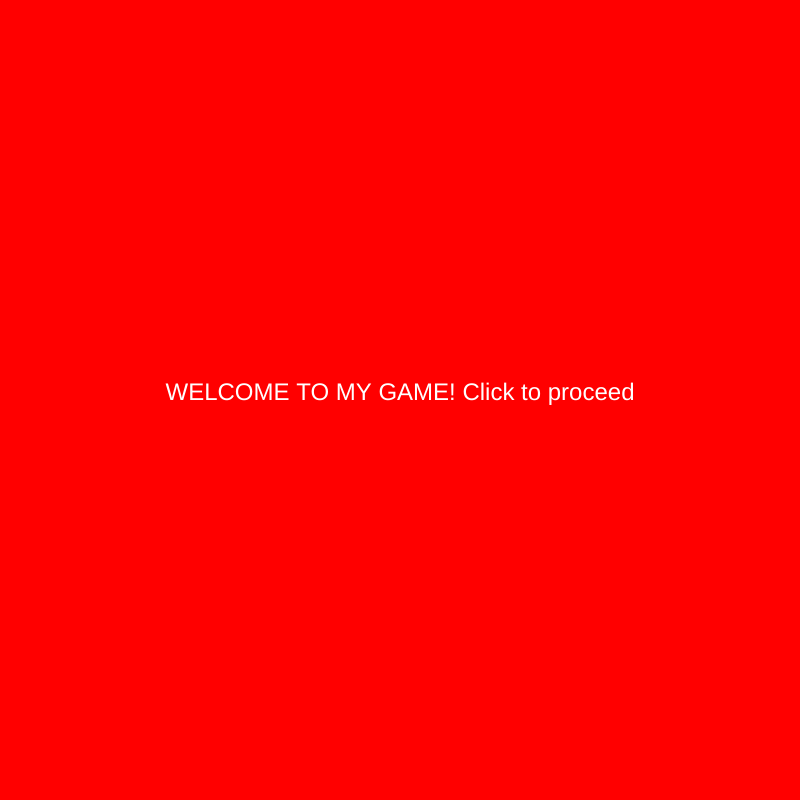
Frame 1 (no input)
Frame 60 (no input): identical to frame 1, image omitted
Frame 120 (the mouse pressed at the canvas centre since frame 60): identical to frame 1, image omitted

The p5.js sketch that drew this single still picture (run headless with seeded random() and noise() and a simulated clock; from frame 60 on, the mouse is pressed at the canvas centre):

// p5.js sketch
// ── sketch.js
var cars = [];
var frogPos;
var myState = 0;
var maxCars = 5;
var maxTimer = 12*60 ;
var timer = maxTimer ;


function setup() {
  createCanvas(800, 800);

//spawn cars
  for (var i = 0; i < maxCars; i++) {
    cars.push(new Car());
  }

  frogPos = createVector(400, height - 100);

  textAlign(CENTER);

}

function draw() {

  switch (myState) {

    case 0: // menu
      background('red');
      fill('white');
      textSize(24);
      text("WELCOME TO MY GAME! Click to proceed", width / 2, height / 2);

      break;

    case 1: // game state
      game();

      timer = timer - 1;
      if (timer <= 0) {
        timer = maxTimer;
        myState = 3;
      }
      break;

    case 2: // win state
      background('orange');
      text("LET'S GOOOO, YOU WON!", width / 2, height / 2);
      break;

    case 3: // lose
      background('purple');
      text("DANG! YOU LOST, SALTY. IT'S OKAY.", width / 2, height / 2);
      break;

  }




}

function mouseReleased() {
  switch (myState) {
    case 0:
      myState = 1;
      break;

    case 2: // they won!
    // reset timer
      timer = maxTimer ;
    //respawn cars
    cars = [];
      for (var i = 0; i < maxCars; i++) {
        cars.push(new Car());
      }

      myState = 0;
      break;

    case 3: // they lost!
    // reset timer
    timer = maxTimer ;
    //respawn cars
    cars = [];
      for (var i = 0; i < maxCars; i++) {
        cars.push(new Car());
      }
      myState = 0;
      break;
  }
}

function game() {

  background('lightgreen');

  for (var i = 0; i < cars.length; i++) {
    cars[i].display();
    cars[i].drive();
    if (cars[i].pos.dist(frogPos) < 50) {
      cars.splice(i, 1);

    }
  }

if (cars.length == 0) {
  myState = 2;
}
  // frog
  fill('blue');
  ellipse(frogPos.x, frogPos.y, 50, 50);
  checkForKeys();
}


function checkForKeys() {
  if (keyIsDown(LEFT_ARROW)) frogPos.x -= 5;
  if (keyIsDown(RIGHT_ARROW)) frogPos.x += 5;
  if (keyIsDown(UP_ARROW)) frogPos.y -= 5;
  if (keyIsDown(DOWN_ARROW)) frogPos.y += 5;
}


function Car() {
  //attributes
  this.pos = createVector(random(width), random(height));
  this.vel = createVector(random(-5, 5), random(-5, 5));
  this.r = random(255);
  this.g = random(255);
  this.b = random(255);
  //methods
  this.display = function() {
    fill(this.r, this.g, this.b);
    rect(this.pos.x, this.pos.y, 30, 30);
  }

  this.drive = function() {
    this.pos.add(this.vel);
    if (this.pos.x > width) this.pos.x = 0;
    if (this.pos.x < 0) this.pos.x = width;
    if (this.pos.y > height) this.pos.y = 0;
    if (this.pos.y < 0) this.pos.y = height;
  }



}
